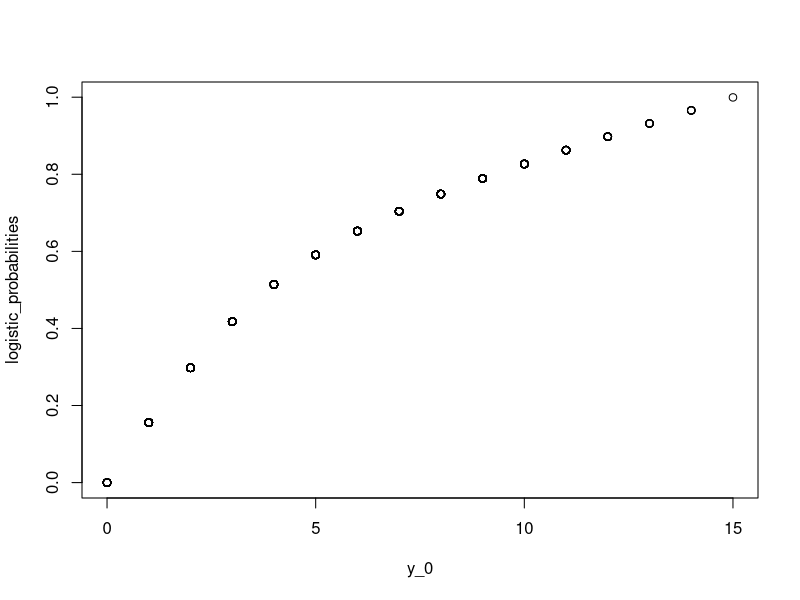

Recreate this plot in R. (Note: this script raises an error after producing the figure.)
# Load necessary library
library(ggplot2)
library(gridExtra)

# Set seed for reproducibility
set.seed(42)

# Simulate 5000 observations from a Poisson distribution with scale parameter 5
# These are the untreated potential outcomes Y(0)
y_0 <- rpois(n = 5000, lambda = 5)

# Define a constant treatment effect tau
tau <- 1

# Generate treated outcomes as Y(1) = Y(0) + tau
y_1 <- y_0 + tau

# Display summary statistics of potential outcomes
summary(y_0)
summary(y_1)


# Define a logistic probability function. This function is used 
# to model the stylized fact that there is positive selection 
# based on baseline orders Y(0) into tPro.
logistic_probability <- function(x) {
  return(1 / (1 +  exp(-0.5*x)) - (max(x) - x )/max(x) * 0.5 )
}

# Calculate logistic probabilities for the observations
logistic_probabilities <- logistic_probability(y_0)

# Display summary statistics of the logistic probabilities
summary(logistic_probabilities)

# Display selection pattern
plot(y_0,logistic_probabilities)


generate_bernoulli <- function(probabilities) {
  # Generate random numbers from uniform distribution
  random_numbers <- runif(length(probabilities))
  # Compare random numbers with probabilities and generate Bernoulli output
  bernoulli_output <- as.integer(random_numbers <= probabilities)
  return(bernoulli_output)
}

# These are the assignments observed under selection
W <- generate_bernoulli(logistic_probabilities)

# Generate observed outcomes
Y = W * y_1 + (1-W) * y_0

# Data frame for ggplot
data <- data.frame(Y,y_1,y_0,W)

# Calculate means
mean_y_0 <- mean(data$y_0)
mean_y_1 <- mean(data$y_1)
mean_Y_W0 <- mean(data$Y[data$W == 0])
mean_Y_W1 <- mean(data$Y[data$W == 1])

# Plot 1: Distribution of y_1 and y_0
plot1 <- ggplot(data, aes(x = y_0, color = "y_0")) + 
  geom_histogram(aes(x = y_0, color = "y_0", y= stat(density)), fill = "blue", alpha = 0.3, binwidth = 1) +
  geom_histogram(aes(x = y_1, color = "y_1" ,y= stat(density)), fill = "red", alpha = 0.3, binwidth = 1) +
  labs(title = "Potential Outcomes",
       subtitle = expression( paste("Marginal Distributions of ''Potential Orders'' ", Y[i](0), " and ", Y[i](1)))) +
  geom_vline(xintercept = mean_y_0, color = "blue", linetype = "dashed", aes(color = "Mean of y_0")) +
  geom_vline(xintercept = mean_y_1, color = "red", linetype = "dashed", aes(color = "Mean of y_1")) +
  xlab("Potential Orders") +
  ylab("Density") + 
  scale_color_manual(name = "Legend", values = c("y_0" = "blue", "y_1" = "red", "Mean of y_0" = "blue", "Mean of y_1" = "red"),
                     labels = c("y_0" = expression( paste("Distribution of ",Y[i](0))), "y_1" = expression( paste("Distribution of ",Y[i](1))), "Mean of y_0" = "Mean of y_0", "Mean of y_1" = "Mean of y_1")) +
  theme_minimal() +
  guides(color = guide_legend(title = "Densities")) +
  theme(plot.title = element_text(hjust = 0.5),
        plot.subtitle = element_text(hjust = 0.5),
        legend.position = c(0.80, 0.9), legend.text = element_text(size = 10), legend.title = element_text(size = 10)) +
  ylim(0,0.25) + 
  scale_x_continuous(breaks = scales::pretty_breaks(n = 10)) +
  annotate(
    "label", 
    x = 12, y = 0.1925, label = TeX(r"($ E[ Y_{i}(1) ]  - E[ Y_{i}(0)] = 1$)", output = "character"), 
    parse = TRUE)


# Plot 2: Distribution of y|w=1 and y|w=0
plot2 <- ggplot(data) + 
  geom_histogram(data = subset(data, W == 0), aes(x = Y, color = "Distribution of Y|W=0",y= stat(density)), fill = "blue", alpha = 0.3, binwidth = 1) +
  geom_histogram(data = subset(data, W == 1), aes(x = Y, color = "Distribution of Y|W=1",y= stat(density)), fill = "red", alpha = 0.3, binwidth = 1) +
  labs(title = "Observed Outcomes",
       subtitle = expression( paste("Conditional Distributions of Observed Orders ",Y[i], " given tPro status"))) +
  geom_vline(xintercept = mean_Y_W0, color = "blue", linetype = "dashed") +
  geom_vline(xintercept = mean_Y_W1, color = "red", linetype = "dashed") +
  theme_minimal()  +
  theme(plot.title = element_text(hjust = 0.5),
        plot.subtitle = element_text(hjust = 0.5),
        legend.position = c(0.80, 0.9), legend.text = element_text(size = 10), legend.title = element_text(size = 10)) +
  ylim(0,0.25) + 
  xlab("Observed Orders") +
  ylab("Density") +
  scale_color_manual(values = c("blue", "red"), labels = c(expression( paste("Distribution of ",Y[i],"|",W[i],"=0")), expression( paste("Distribution of ",Y[i],"|",W[i],"=1")))) +
  guides(color = guide_legend(title = "Densities")) +
  scale_x_continuous(breaks = scales::pretty_breaks(n = 10)) + 
  annotate(
    "label", 
    x = 12, y = 0.1925, label = TeX(r"($ E[ Y_{i} | W_{i} = 1 ]  - E[ Y_{i} | W_{i} = 0 ] = 2.52$)", output = "character"), 
    parse = TRUE)

# Display the plots side by side
gridExtra::grid.arrange(plot1, plot2, ncol = 2)

# Difference in means
mean(data[W==1,]$Y) - mean(data[W==0,]$Y)
# ATT 
mean(data[W==1,]$y_1) - mean(data[W==1,]$y_0)
# ATE
mean(data$y_1) - mean(data$y_0)
